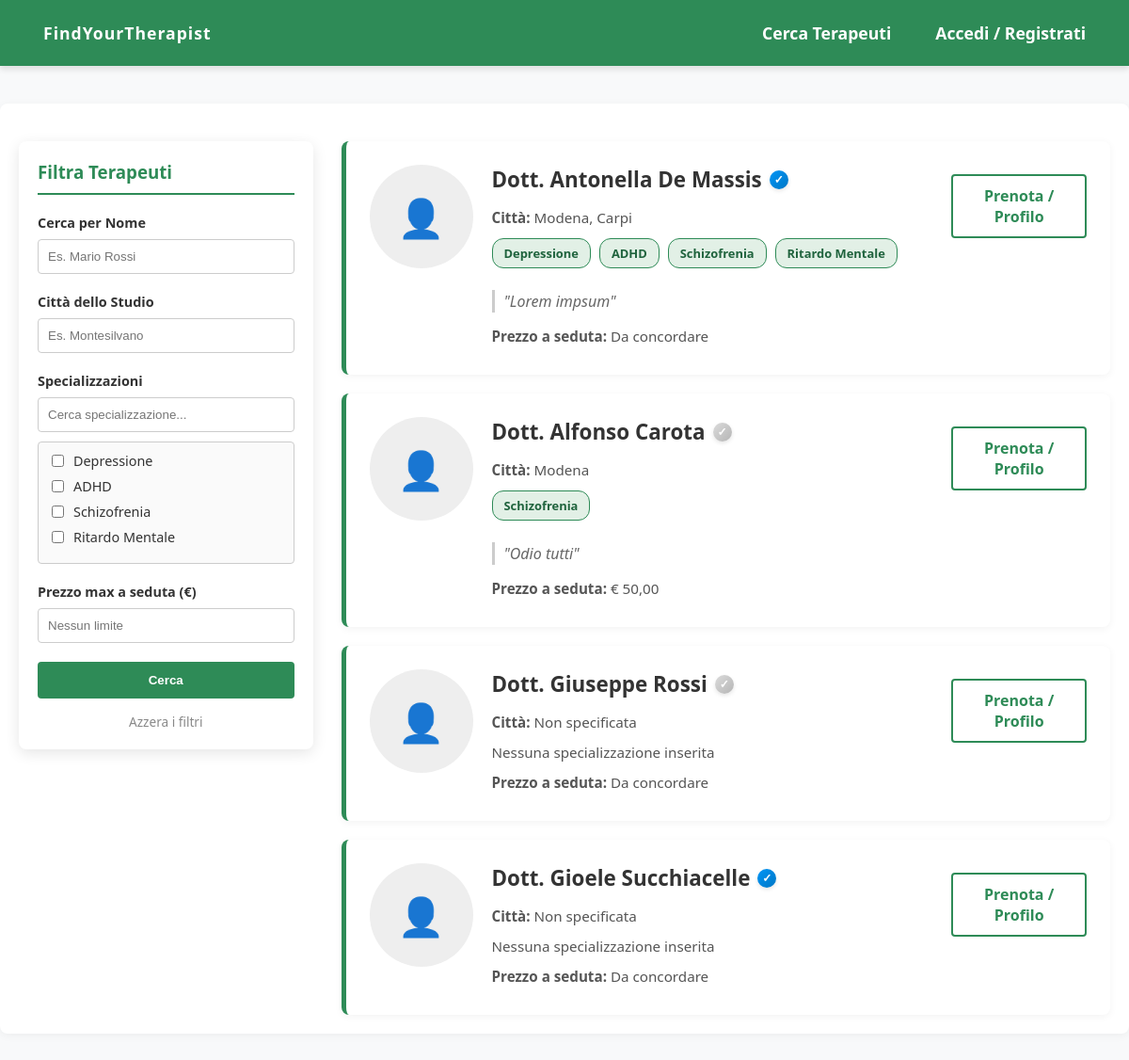
Before: /utenti/vetrina/ with the older database file.
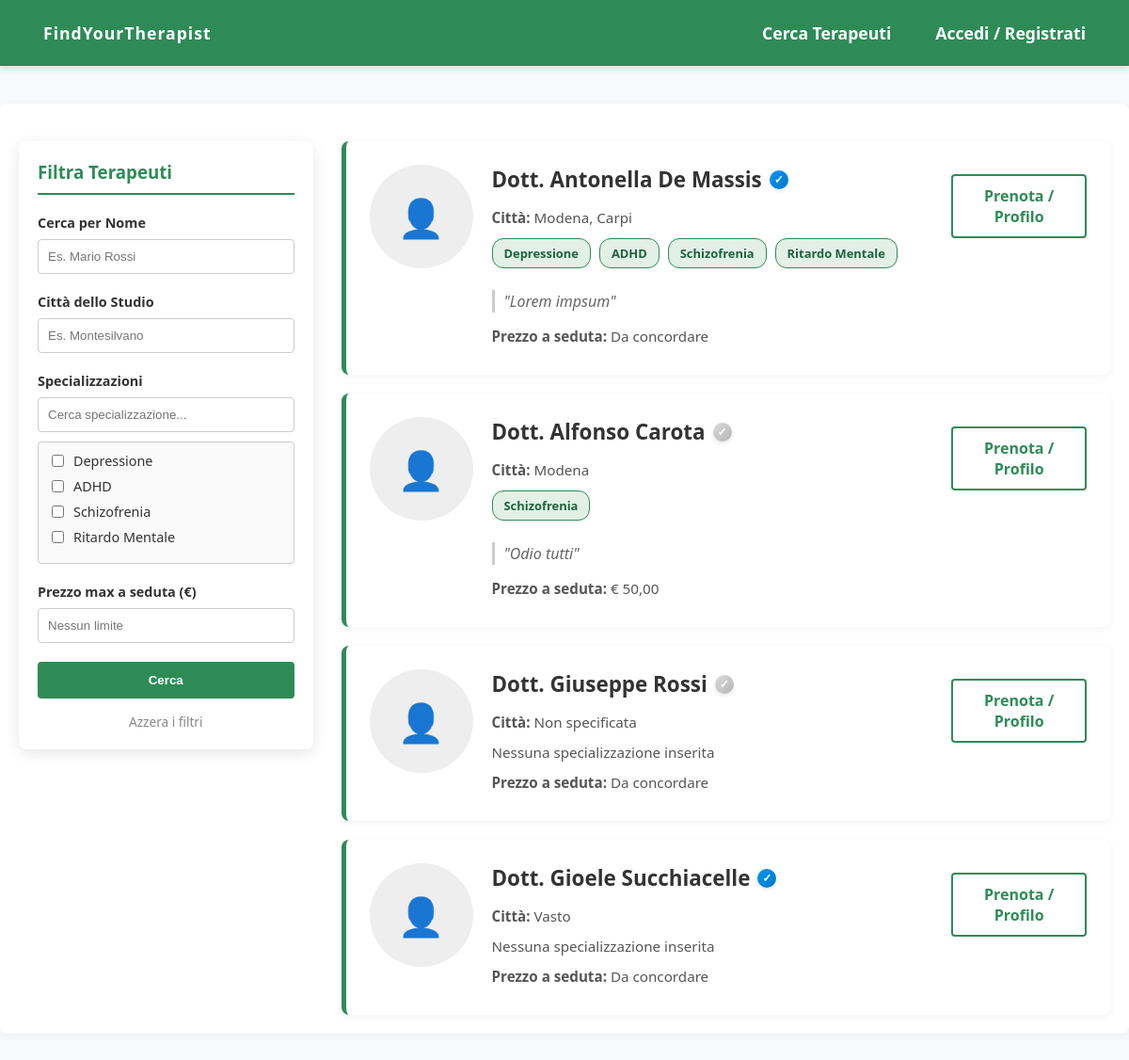
After: the same page with the newer database file.
### utenti/models.py (models this page shows, shortened)
class Specializzazione(models.Model):
    nome = models.CharField(max_length=100)
    class Meta:
        verbose_name = "Specializzazione"
        verbose_name_plural = "Specializzazioni"
        ordering = ['id']

class Terapeuta(models.Model):
    user = models.OneToOneField(User, on_delete=models.CASCADE)
    numero_telefono = models.CharField(max_length=15, blank=True, null=True)
    studi = models.ManyToManyField(Studio, related_name='terapeuti', blank=True)
    prezzo = models.DecimalField(max_digits=6, decimal_places=2, blank=True, null=True)
    descrizione = models.TextField(blank=True, null=True)
    specializzazioni = models.ManyToManyField(Specializzazione, related_name='terapeuti', blank=True)
    pec = models.EmailField(max_length=254, blank=True, null=True)  # PEC del terapeuta
    verified = models.BooleanField(default=False)  # Campo per indicare se il terapeuta è verificato
    link_ordine = models.URLField(max_length=200, blank=True, null=True)  # Link all'ordine degli psicologi
    foto_profilo = models.ImageField(upload_to='foto_profili/terapeuti/', blank=True, null=True)
    class Meta:
        verbose_name = "Terapeuta"
        verbose_name_plural = "Terapeuti"
        ordering = ['id']

class Studio(models.Model):
    indirizzo = models.CharField(max_length=200)
    citta = models.CharField(max_length=100)
    foto_studio = models.ImageField(upload_to='foto_studi/', blank=True, null=True)
    class Meta:
        verbose_name = "Studio"
        verbose_name_plural = "Studi"
        ordering = ['id']

### utenti/views.py (the view)
# urls.py: path('vetrina/', VetrinaTerapeutiView.as_view(), name='vetrina'),
class VetrinaTerapeutiView(View):
    def get(self, request):
        terapeuti = Terapeuta.objects.all()
        citta_scelta = request.GET.get('citta')
        spec_scelte = request.GET.getlist('specializzazione')
        prezzo_max = request.GET.get('prezzo_max')
        if citta_scelta:
            terapeuti = terapeuti.filter(studi__citta__icontains=citta_scelta).distinct()
        if spec_scelte:
            terapeuti = terapeuti.filter(specializzazioni__id__in=spec_scelte).distinct()
        if prezzo_max:
            terapeuti = terapeuti.filter(
                Q(prezzo__lte=prezzo_max) | Q(prezzo__isnull=True)
            ).distinct()
        specializzazioni = Specializzazione.objects.all()
        citta_disponibili = Studio.objects.values_list('citta', flat=True).distinct()
        paginator = Paginator(terapeuti, 50)
        page_number = request.GET.get('page')
        page_obj = paginator.get_page(page_number)
        query_dict = request.GET.copy()
        if 'page' in query_dict:
            del query_dict['page']
        url_params = query_dict.urlencode()
        context = {
            'page_obj': page_obj,
            'url_params': url_params,
            'specializzazioni': specializzazioni,
            'citta_disponibili': citta_disponibili,
            'valori_scelti': {
                'citta': citta_scelta or '',
                'specializzazioni': [int(s) for s in spec_scelte] if spec_scelte else [],
                'prezzo_max': prezzo_max or ''
            }
        }
        return render(request, 'utenti/vetrina.html', context)

### templates/utenti/vetrina.html (shortened to what the changed rows need)
{% extends 'base.html' %}
{% load static %}
{% block extra_css %}
    <link rel="stylesheet" href="{% static 'css/vetrina.css' %}?v=3">
{% endblock %}
{% block contenuto %}
<div class="vetrina-container">
    <aside class="sidebar-filtri">
        <form method="GET" action="{% url 'utenti:vetrina' %}" id="filtri-form">
            <div class="filter-group">
                <div class="checkbox-list" id="lista-specializzazioni">
                    {% for spec in specializzazioni %}
                        <div class="checkbox-item">
                            <input type="checkbox" name="specializzazione" value="{{ spec.id }}" id="spec_{{ spec.id }}"
                                   {% if spec.id in valori_scelti.specializzazioni %}checked{% endif %}>
                            <label for="spec_{{ spec.id }}">{{ spec.nome }}</label>
                        </div>
                    {% endfor %}
                </div>
            </div>
        </form>
    </aside>
    <section class="risultati-container">
        {% for terapeuta in page_obj %}
            <div class="terapeuta-card" style="display: flex; gap: 20px; align-items: flex-start;">
                <div class="terapeuta-foto" style="flex-shrink: 0;">
                    {% if terapeuta.foto_profilo %}
                        <img src="{{ terapeuta.foto_profilo.url }}" alt="Foto" style="width: 110px; height: 110px; object-fit: cover; border-radius: 50%; box-shadow: 0 4px 8px rgba(0,0,0,0.1);">
                    {% else %}
                        <div style="width: 110px; height: 110px; background: #eee; border-radius: 50%; display: flex; align-items: center; justify-content: center; font-size: 2.5em; color: #ccc;">👤</div>
                    {% endif %}
                </div>
                <div class="terapeuta-info">
                    <h4 style="display: flex; align-items: center; margin-bottom: 15px;">
                        Dott. {{ terapeuta.user.first_name }} {{ terapeuta.user.last_name }}
                        {% if terapeuta.verified %}
                            <span class="spunta-badge spunta-blu" title="Medico Verificato">✓</span>
                        {% else %}
                            <span class="spunta-badge spunta-grigia" title="Profilo Non Verificato">✓</span>
                        {% endif %}
                    </h4>
                    <p><strong>Città:</strong>
                        {% for studio in terapeuta.studi.all %}
                            {{ studio.citta }}{% if not forloop.last %}, {% endif %}
                        {% empty %}
                            Non specificata
                        {% endfor %}
                    </p>
                    <p style="margin: 12px 0;">
                        {% for spec in terapeuta.specializzazioni.all %}
                            <span class="badge-spec">{{ spec.nome }}</span>
                        {% empty %}
                            Nessuna specializzazione inserita
                        {% endfor %}
                    </p>
                    {% if terapeuta.descrizione %}
                        <div class="terapeuta-descrizione">
                            "{{ terapeuta.descrizione|truncatewords:40 }}"
                        </div>
                    {% endif %}
                    <p><strong>Prezzo a seduta:</strong> {% if terapeuta.prezzo %}€ {{ terapeuta.prezzo }}{% else %}Da concordare{% endif %}</p>
                </div>
                <div class="terapeuta-azioni">
                    {% if not user.is_authenticated %}
                       <a href="{% url 'utenti:accedi' %}" class="btn-profilo">Prenota / Profilo</a>
                    {% elif user.paziente %}
                        <a href="{% url 'prenotazioni:profilo_prenota' terapeuta.id %}" class="btn-profilo">Prenota / Profilo</a>
                    {% endif %}
                </div>
            </div>
        {% endfor %}
    </section>
</div>
{% endblock %}

Changed rows visible on the page:
changed Terapeuta "Gioele": no longer shows "Non specificata"
added Studio: citta "Vasto", shown under Terapeuta "Gioele"
